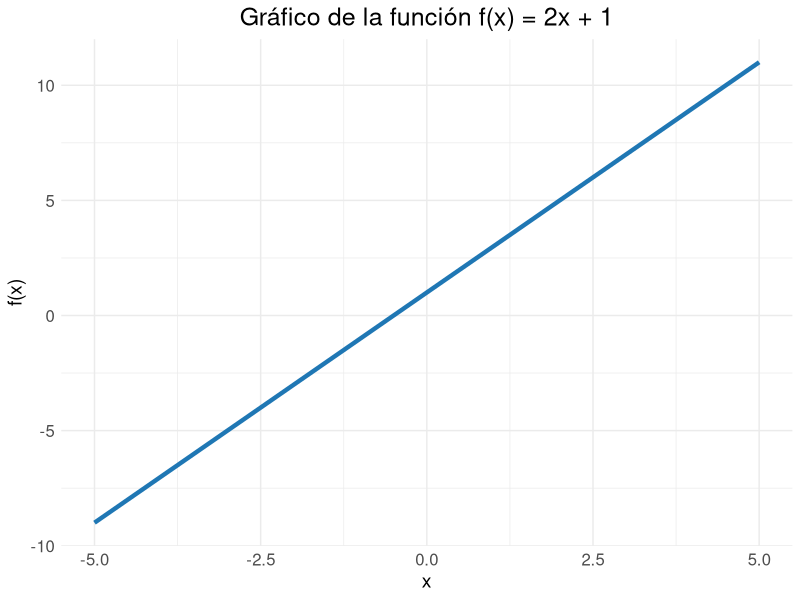
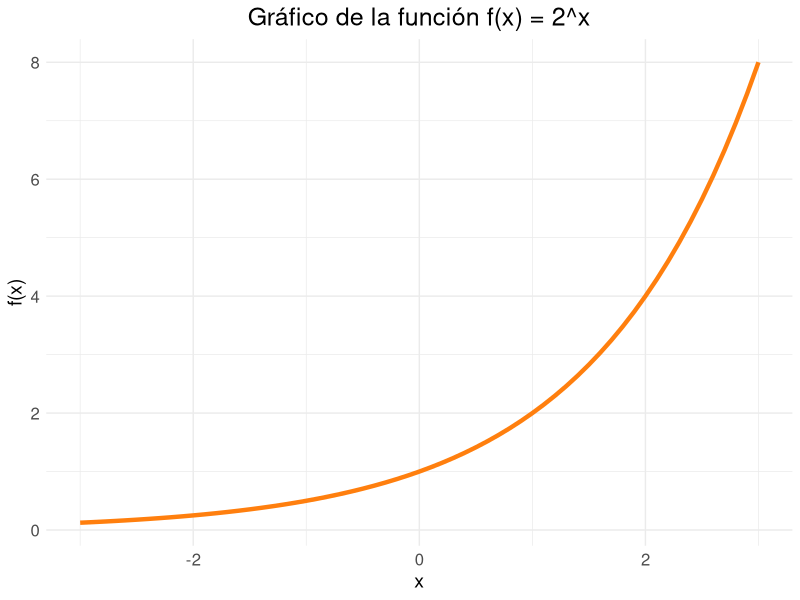
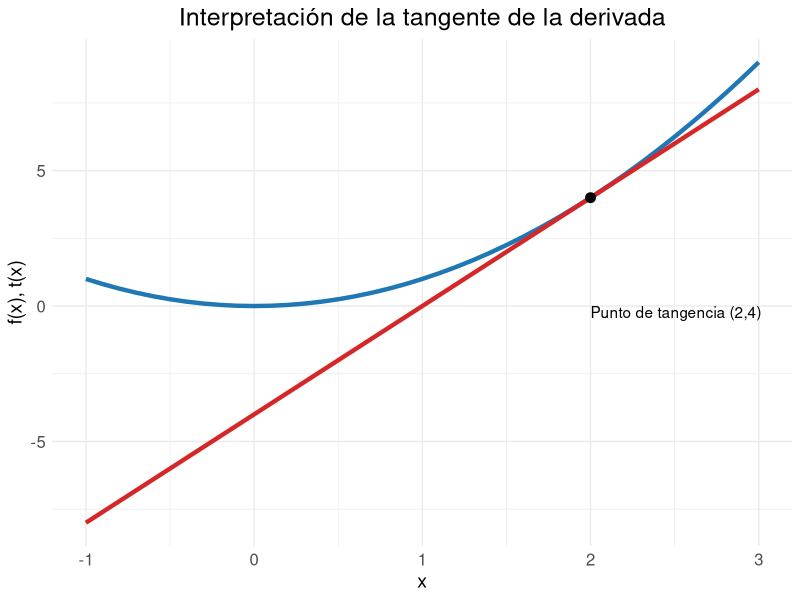
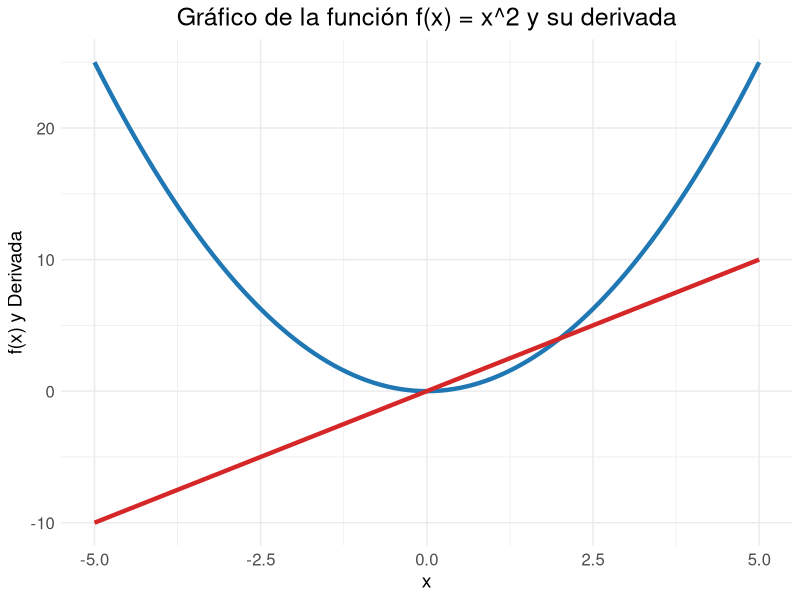
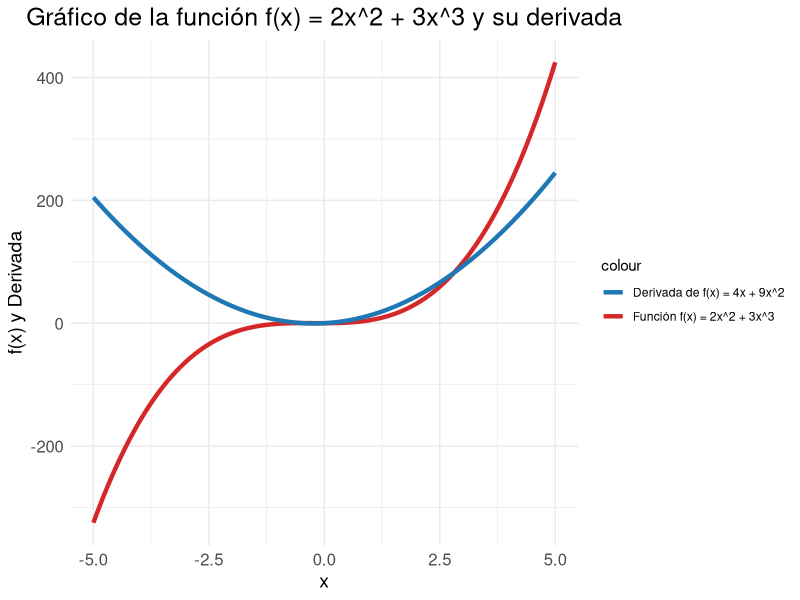
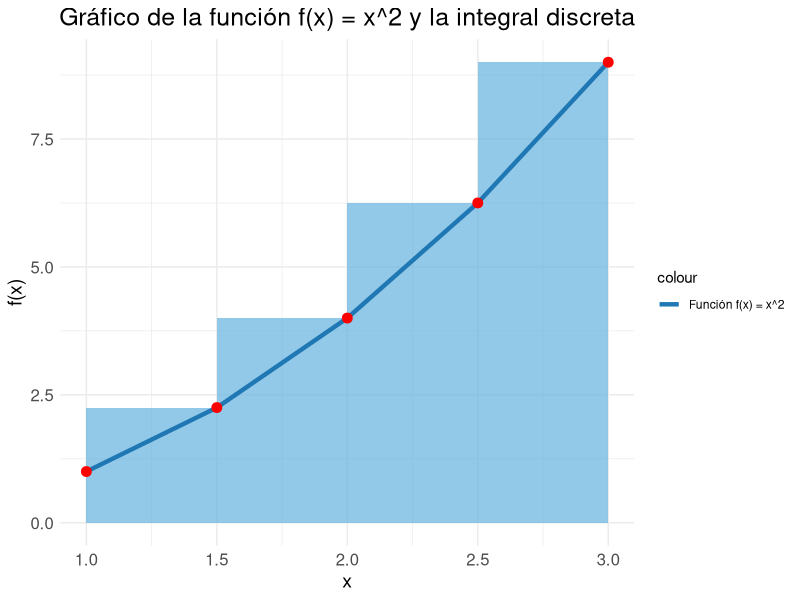
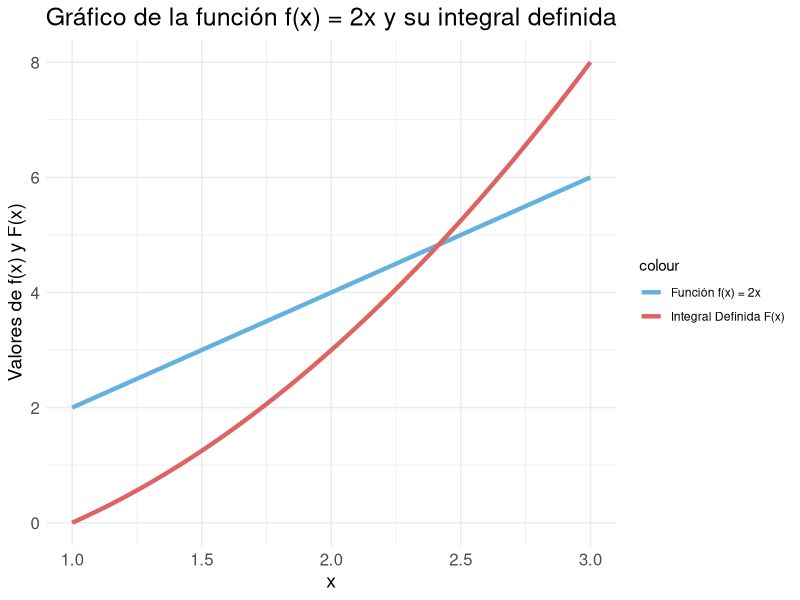
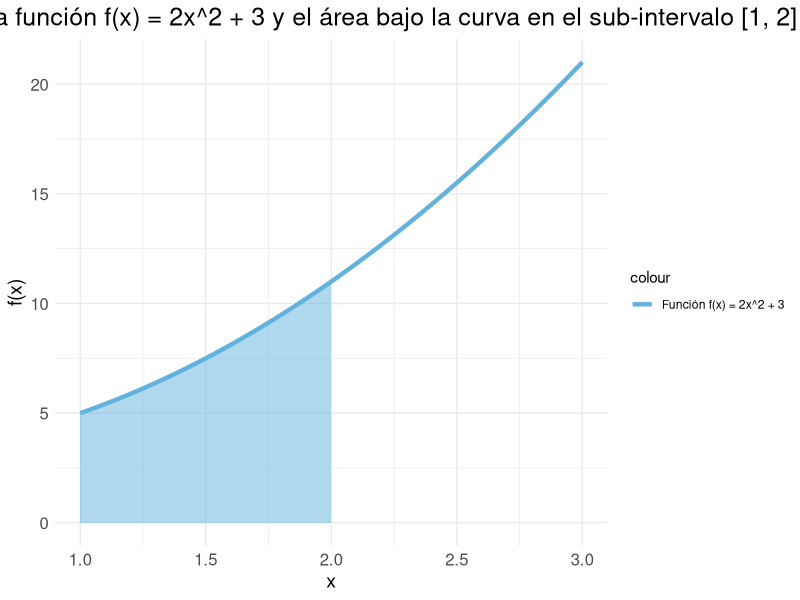

The R script that drew these images, in order:
## ---- chunk 1
# Load required libraries
library(ggplot2)

# Create a function to calculate f(x) = 2x + 1
f_x <- function(x) {
  2 * x + 1
}

# Create a data frame with x values from -5 to 5
x_values <- seq(-5, 5, 0.1)
data_df <- data.frame(x = x_values)

# Calculate the y values for f(x) = 2x + 1
data_df$y <- f_x(data_df$x)

# Create the plot for the function f(x) = 2x + 1
ggplot(data_df, aes(x, y)) +
  geom_line(color = "#1F77B4", size = 1.5) +
  labs(title = "Gráfico de la función f(x) = 2x + 1",
       x = "x",
       y = "f(x)") +
  theme_minimal() +
  theme(plot.title = element_text(size = 18, hjust = 0.5),
        axis.title = element_text(size = 14),
        axis.text = element_text(size = 12))
## ---- chunk 2
# Create a data frame with x values from -3 to 3
x_values <- seq(-3, 3, 0.1)
data_df <- data.frame(x = x_values)

# Calculate the y values for f(x) = 2^x
data_df$y <- 2 ^ x_values

# Create the plot for the function f(x) = 2^x
ggplot(data_df, aes(x, y)) +
  geom_line(color = "#FF7F0E", size = 1.5) +
  labs(title = "Gráfico de la función f(x) = 2^x",
       x = "x",
       y = "f(x)") +
  theme_minimal() +
  theme(plot.title = element_text(size = 18, hjust = 0.5),
        axis.title = element_text(size = 14),
        axis.text = element_text(size = 12))

## ---- chunk 3
# Definir las ventas diarias
ventas_diarias <- c(1500, 1200, 1800, 1300, 1400, 2000, 1700)

# Calcular el total de ventas durante la semana
total_ventas_semana <- sum(ventas_diarias)

print(total_ventas_semana)
## ---- chunk 4
# Create a vector of x values from -1 to 3
x_values <- seq(-1, 3, 0.1)

# Define the function f(x) = x^2
f_x <- function(x) {x^2}

# Calculate the corresponding y values for the function f(x) = x^2
y_values <- f_x(x_values)

# Define the tangent line t(x) = 4*x - 4
t_x <- function(x) {4*x - 4}

# Calculate the corresponding y values for the tangent line
y_tangente <- t_x(x_values)

# Create a data frame for the tangent point (2, 4)
tangent_point <- data.frame(x = 2, y = 4)

# Create the plot for the function f(x) = x^2 and its tangent line at x = 2
grafico_tangente <- ggplot() +
  geom_line(data = data.frame(x = x_values, y = y_values), aes(x, y), color = "#1F77B4", size = 1.5) +
  geom_line(data = data.frame(x = x_values, y = y_tangente), aes(x, y), color = "#D62728", size = 1.5) +
  geom_point(data = tangent_point, aes(x, y), color = "black", size = 3) +
  annotate("text", x = 2, y = 0, label = "Punto de tangencia (2,4)", hjust = 0, vjust = 1) +
  labs(title = "Interpretación de la tangente de la derivada",
       x = "x",
       y = "f(x), t(x)") +
  theme_minimal() +
  theme(plot.title = element_text(size = 18, hjust = 0.5),
        axis.title = element_text(size = 14),
        axis.text = element_text(size = 12))

print(grafico_tangente)
## ---- chunk 5
# Create a vector of x values from -5 to 5
x_values <- seq(-5, 5, 0.1)

# Define the function f(x) = x^2
f_x <- function(x) {x^2}

# Calculate the corresponding y values for the function f(x) = x^2
y_values <- f_x(x_values)

# Calculate the corresponding values for the derivative of f(x) = x^2
derivada_values <- 2 * x_values

# Create the plot for the function f(x) = x^2 and its derivative
grafico_derivada <- ggplot() +
  geom_line(data = data.frame(x = x_values, y = y_values), aes(x, y), color = "#1F77B4", size = 1.5) +
  geom_line(data = data.frame(x = x_values, y = derivada_values), aes(x, y), color = "#D62728", size = 1.5) +
  labs(title = "Gráfico de la función f(x) = x^2 y su derivada",
       x = "x",
       y = "f(x) y Derivada") +
  scale_color_manual(values = c("#1F77B4", "#D62728")) +
  theme_minimal() +
  theme(plot.title = element_text(size = 18, hjust = 0.5),
        axis.title = element_text(size = 14),
        axis.text = element_text(size = 12))

print(grafico_derivada)

## ---- chunk 6
# Calculate the corresponding y values for the function f(x) = 2x^2 + 3x^3
y_suma_values <- 2 * x_values^2 + 3 * x_values^3

# Calculate the corresponding values for the derivative of f(x) = 2x^2 + 3x^3
derivada_suma_values <- 4 * x_values + 9 * x_values^2

# Create the plot for the function f(x) = 2x^2 + 3x^3 and its derivative
grafico_derivada_suma <- ggplot(data.frame(x = x_values, y = y_suma_values, derivada = derivada_suma_values), aes(x)) +
  geom_line(aes(y = y_suma_values, color = "Función f(x) = 2x^2 + 3x^3"), size = 1.5) +
  geom_line(aes(y = derivada_suma_values, color = "Derivada de f(x) = 4x + 9x^2"), size = 1.5) +
  labs(title = "Gráfico de la función f(x) = 2x^2 + 3x^3 y su derivada",
       x = "x",
       y = "f(x) y Derivada") +
  scale_color_manual(values = c("#1F77B4", "#D62728")) +
  theme_minimal() +
  theme(plot.title = element_text(size = 18, hjust = 0.5),
        axis.title = element_text(size = 14),
        axis.text = element_text(size = 12))

print(grafico_derivada_suma)

## ---- chunk 7
# Crear la secuencia de puntos
puntos <- 0:4
## ---- chunk 8
# Calcular los valores correspondientes de y para la función f(x) = x^2
y_values <- puntos^2
## ---- chunk 9
# Calcular el incremento entre puntos
delta_x <- diff(puntos)
## ---- chunk 10
# Calcular la integral discreta
integral_discreta <- sum(y_values[-1] * delta_x)
## ---- chunk 11
# Load required library
library(ggplot2)

# Assuming puntos and y_values are defined appropriately
puntos <- c(1, 1.5, 2, 2.5, 3)
y_values <- puntos^2

# Create a dataframe with the integral discrete rectangles
integral_data <- data.frame(xmin = puntos[-length(puntos)],
                            xmax = puntos[-1],
                            ymin = 0,
                            ymax = y_values[-1])

# Create a dataframe with the function values
function_data <- data.frame(x = puntos, y = y_values)

# Create the plot for the function f(x) = x^2 and the integral discrete
grafico_integral_discreta <- ggplot() +
  geom_rect(data = integral_data, aes(xmin = xmin, xmax = xmax, ymin = ymin, ymax = ymax), fill = "#63B2DE", alpha = 0.7) +
  geom_line(data = function_data, aes(x = x, y = y, color = "Función f(x) = x^2"), size = 1.5) +
  geom_point(data = function_data, aes(x = x, y = y), color = "red", size = 3) +
  labs(title = "Gráfico de la función f(x) = x^2 y la integral discreta",
       x = "x",
       y = "f(x)") +
  labs(fill = "Área bajo la curva") +
  scale_color_manual(values = c("#1F77B4")) +
  theme_minimal() +
  theme(plot.title = element_text(size = 18, hjust = 0.5),
        axis.title = element_text(size = 14),
        axis.text = element_text(size = 12))

print(grafico_integral_discreta)
## ---- chunk 12
# Crear el conjunto de puntos para los años
años <- 0:5

# Calcular los valores de P(t)
valores_P <- 50 * años + 100

# Calcular el incremento entre puntos
delta_t <- diff(años)

# Calcular la integral discreta (población total estimada)
poblacion_total_estimada <- sum(valores_P * delta_t)
poblacion_total_estimada
## ---- chunk 13
# Load required library
library(ggplot2)

# Create a vector of x values from 1 to 3
x_values <- seq(1, 3, 0.01)

# Calculate the corresponding y values for the function f(x) = 2x
y_values <- 2 * x_values

# Calculate the corresponding values for the integral of f(x) = 2x
F_x_values <- x_values^2 - 1

# Create a plot for the function f(x) = 2x and the area under the curve
grafico_teorema_fundamental <- ggplot(data.frame(x = x_values, y = y_values, F_x = F_x_values), aes(x)) +
  geom_line(aes(y = y_values, color = "Función f(x) = 2x"), size = 1.5) +
  geom_line(aes(y = F_x_values, color = "Integral Definida F(x)"), size = 1.5) +
  labs(title = "Gráfico de la función f(x) = 2x y su integral definida",
       x = "x",
       y = "Valores de f(x) y F(x)") +
  scale_color_manual(values = c("#63B2DE", "#DE6363")) +
  theme_minimal() +
  theme(plot.title = element_text(size = 18, hjust = 0.5),
        axis.title = element_text(size = 14),
        axis.text = element_text(size = 12))

print(grafico_teorema_fundamental)

## ---- chunk 14
# Define the function V(t)
V <- function(t) {
  return(100 * t^2)
}

# Calculate the integral of V(t) from 0 to 24
delta_t <- 0.01
total_votos_estimado <- sum(V(seq(0, 24, delta_t))) * delta_t

total_votos_estimado
## ---- chunk 15
# Create a sequence of x values from 1 to 3
x_values <- seq(1, 3, 0.01)
## ---- chunk 16
# Calculate the corresponding y values for the function f(x) = 2x^2 + 3
y_values <- 2 * x_values^2 + 3
## ---- chunk 17
# Create a plot for the function f(x) = 2x^2 + 3 and the area under the curve in the interval [1, 2]
grafico_integral <- ggplot(data.frame(x = x_values, y = y_values), aes(x, y)) +
  geom_line(aes(y = y, color = "Función f(x) = 2x^2 + 3"), size = 1.5) +
  geom_ribbon(data = data.frame(x = seq(1, 2, 0.01), y = 2 * seq(1, 2, 0.01)^2 + 3), aes(x, ymin = 0, ymax = y), fill = "#63B2DE", alpha = 0.5) +
  labs(title = "Gráfico de la función f(x) = 2x^2 + 3 y el área bajo la curva en el sub-intervalo [1, 2]",
       x = "x",
       y = "f(x)") +
  scale_color_manual(values = c("#63B2DE", "#DE6363")) +
  theme_minimal() +
  theme(plot.title = element_text(size = 18, hjust = 0.5),
        axis.title = element_text(size = 14),
        axis.text = element_text(size = 12))

print(grafico_integral)
